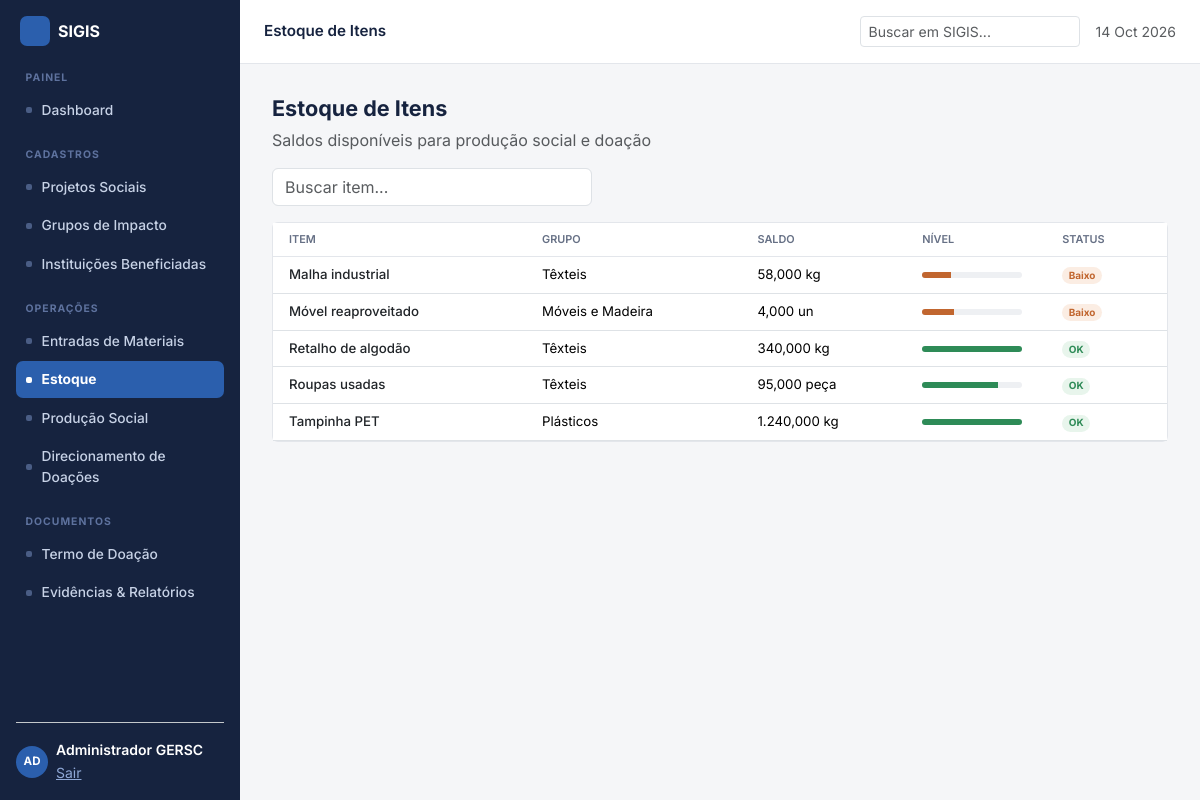
/estoque.php (signed in), run on the app's committed database.
### tables this page shows
CREATE TABLE estoque (
  id INT AUTO_INCREMENT PRIMARY KEY,
  item_id INT NOT NULL UNIQUE,
  saldo DECIMAL(12,3) NOT NULL DEFAULT 0,
  minimo DECIMAL(12,3) NOT NULL DEFAULT 0,
  FOREIGN KEY (item_id) REFERENCES itens(id)
);

CREATE TABLE itens (
  id INT AUTO_INCREMENT PRIMARY KEY,
  grupo_id INT NOT NULL,
  nome VARCHAR(150) NOT NULL,
  unidade VARCHAR(20) NOT NULL,
  peso_unitario DECIMAL(10,3) NOT NULL DEFAULT 0,
  multiplicador DECIMAL(10,3) NOT NULL DEFAULT 0,
  FOREIGN KEY (grupo_id) REFERENCES grupos_impacto(id)
);

CREATE TABLE grupos_impacto (
  id INT AUTO_INCREMENT PRIMARY KEY,
  nome VARCHAR(100) NOT NULL,
  cor VARCHAR(7) NOT NULL DEFAULT '#2B5FAD'
);

### includes/functions.php (called while the page is built, shortened)
<?php
function fmt_num($n, $decimals = 0) {
    return number_format((float)$n, $decimals, ',', '.');
}
function e($s) {
    return htmlspecialchars((string)$s, ENT_QUOTES, 'UTF-8');
}

### estoque.php (the view, shortened to what this page needs)
<?php
require_once __DIR__ . '/includes/bootstrap.php';
$q = isset($_GET['q']) ? trim($_GET['q']) : '';
$sql = "SELECT es.*, i.nome as item_nome, i.unidade, g.nome as grupo_nome
        FROM estoque es
        JOIN itens i ON i.id = es.item_id
        LEFT JOIN grupos_impacto g ON g.id = i.grupo_id
        WHERE i.nome LIKE ?
        ORDER BY i.nome";
$stmt = $pdo->prepare($sql);
$stmt->execute(array('%' . $q . '%'));
$estoque = $stmt->fetchAll();
require __DIR__ . '/includes/layout_top.php';
?>
<div class="fw-bold mb-1" style="font-size:1.35rem">Estoque de Itens</div>
<div class="text-muted mb-3">Saldos disponíveis para produção social e doação</div>
<form method="get" class="mb-3">
  <input type="text" name="q" class="form-control" style="width:320px" placeholder="Buscar item..." value="<?php echo e($q); ?>" onchange="this.form.submit()">
</form>
<div class="card">
  <div class="table-responsive">
    <table class="table table-sigis mb-0">
      <thead><tr><th class="ps-3">Item</th><th>Grupo</th><th>Saldo</th><th>Nível</th><th class="pe-3">Status</th></tr></thead>
      <tbody>
        <?php foreach ($estoque as $e) {
            $statusLabel = $e['baixo'] ? 'Baixo' : 'OK';
            $statusBg = $e['baixo'] ? '#FBEDE3' : '#E8F5EC';
            $statusColor = $e['baixo'] ? '#C1662F' : '#2E8B57';
        ?>
          <tr>
            <td class="ps-3 fw-medium text-dark"><?php echo e($e['item_nome']); ?></td>
            <td><?php echo e($e['grupo_nome']); ?></td>
            <td><?php echo fmt_num($e['saldo'], 3) . ' ' . e($e['unidade']); ?></td>
            <td style="width:140px">
              <div class="nivel-track"><div class="nivel-fill" style="width:<?php echo $e['pct']; ?>%;background:<?php echo $statusColor; ?>"></div></div>
            </td>
            <td class="pe-3"><span class="badge rounded-pill" style="background:<?php echo $statusBg; ?>;color:<?php echo $statusColor; ?>;font-weight:700"><?php echo $statusLabel; ?></span></td>
          </tr>
        <?php } ?>
      </tbody>
    </table>
  </div>
</div>
<?php require __DIR__ . '/includes/layout_bottom.php'; ?>

### assets/css/style.css (style rules this page uses)
:root { --navy:#16233F; --blue:#2B5FAD; --blue-dark:#1E4685; --blue-mid:#5B85C4; --blue-light:#8FA8D6; --blue-pale:#C7D4EA; --bg:#F5F6F8; --border:#E3E6EB; --border-light:#F0F1F4; --muted:#667085; --muted2:#98A2B3; --green:#2E8B57; --green-bg:#E8F5EC; --orange:#C1662F; --orange-bg:#FBEDE3; --red:#9B2C2C; --red-bg:#F3E7E7; --accent-bg:#EAF1FB; --accent-text:#1E4685; }
body { background:var(--bg);font-family:'Inter',system-ui,-apple-system,sans-serif;color:var(--navy) }
.card { border-color:var(--border) }
.table-sigis thead th { font-size:.68rem;text-transform:uppercase;color:var(--muted);font-weight:600;border-bottom:1px solid var(--border) }
.table-sigis td { font-size:.83rem;vertical-align:middle }
.nivel-track { width:100px;height:6px;background:#EEF0F3;border-radius:4px;overflow:hidden }
.nivel-fill { height:100% }

### data on the page
estoque: item.nome "Malha industrial", grupos_impacto.nome "Têxteis", saldo "58,000", item.unidade "kg", $e['pct'] 29 (drawn), statusLabel "Baixo"
estoque: item.nome "Móvel reaproveitado", grupos_impacto.nome "Móveis e Madeira", saldo "4,000", item.unidade "un", $e['pct'] 32 (drawn), statusLabel "Baixo"
estoque: item.nome "Retalho de algodão", grupos_impacto.nome "Têxteis", saldo "340,000", item.unidade "kg", $e['pct'] 100 (drawn), statusLabel "OK"
estoque: item.nome "Roupas usadas", grupos_impacto.nome "Têxteis", saldo "95,000", item.unidade "peça", $e['pct'] 76 (drawn), statusLabel "OK"
estoque: item.nome "Tampinha PET", grupos_impacto.nome "Plásticos", saldo "1.240,000", item.unidade "kg", $e['pct'] 100 (drawn), statusLabel "OK"

### other printed values
$group['label'] "PAINEL"
$item['label'] "Dashboard"
$group['label'] "CADASTROS"
$item['label'] "Projetos Sociais"
$item['label'] "Grupos de Impacto"
$item['label'] "Instituições Beneficiadas"
$group['label'] "OPERAÇÕES"
$item['label'] "Entradas de Materiais"
$item['label'] "Estoque"
$item['label'] "Produção Social"
$item['label'] "Direcionamento de Doações"
$group['label'] "DOCUMENTOS"
$item['label'] "Termo de Doação"
$item['label'] "Evidências & Relatórios"
$u['nome'] "Administrador GERSC"
